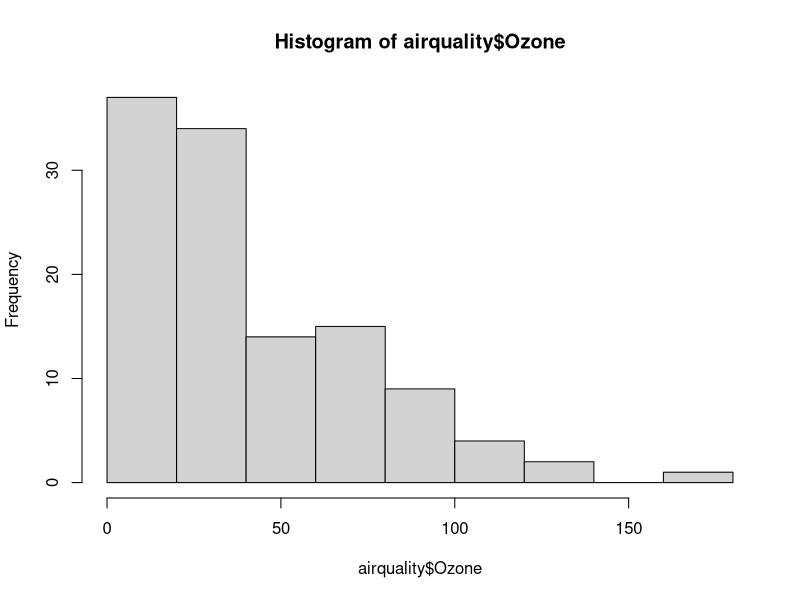
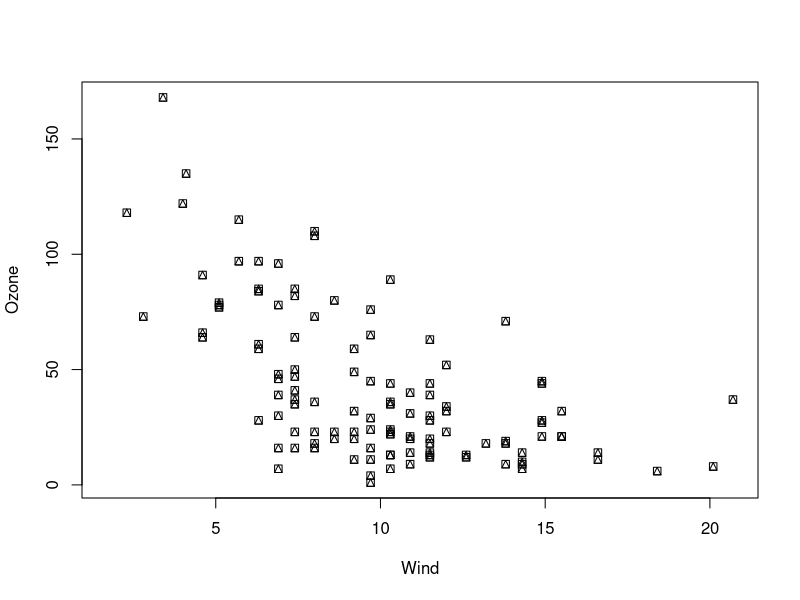
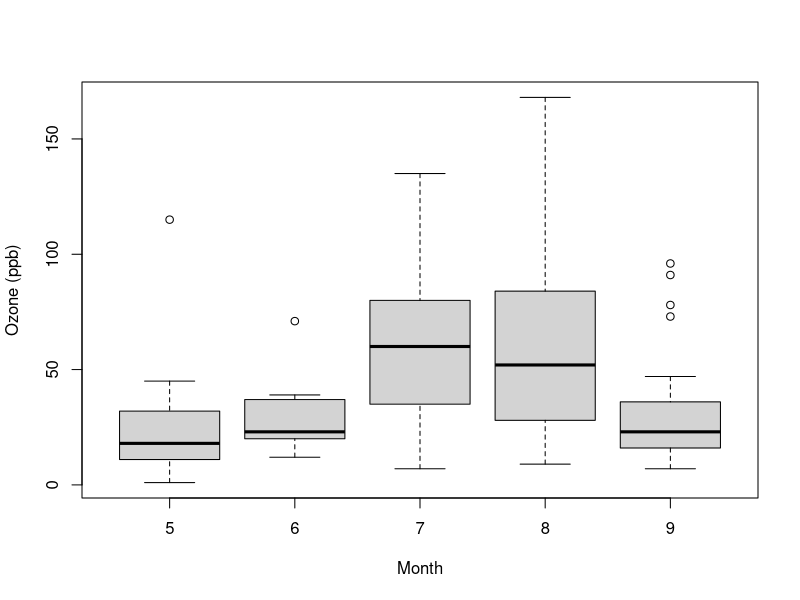
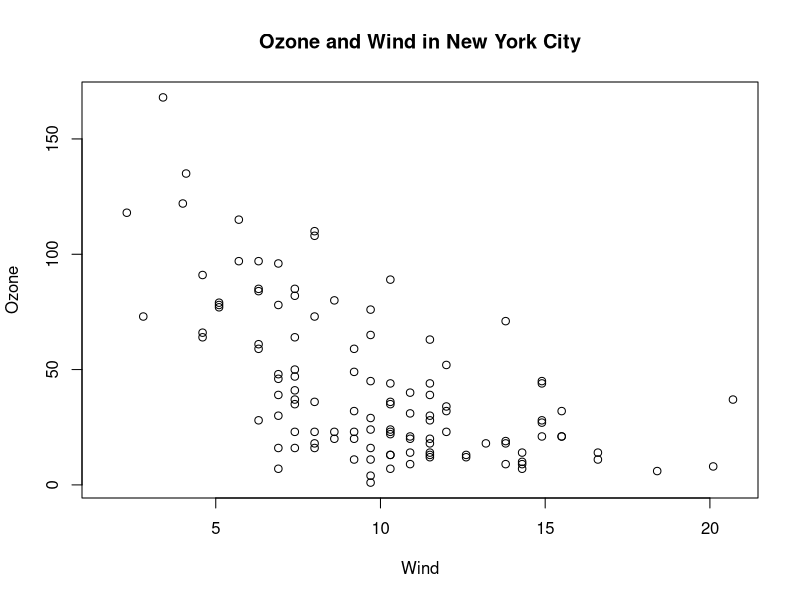
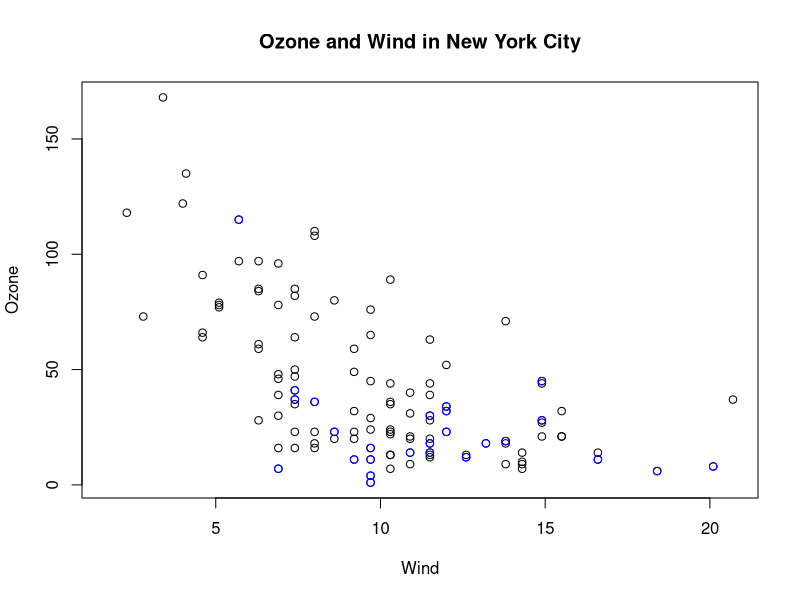
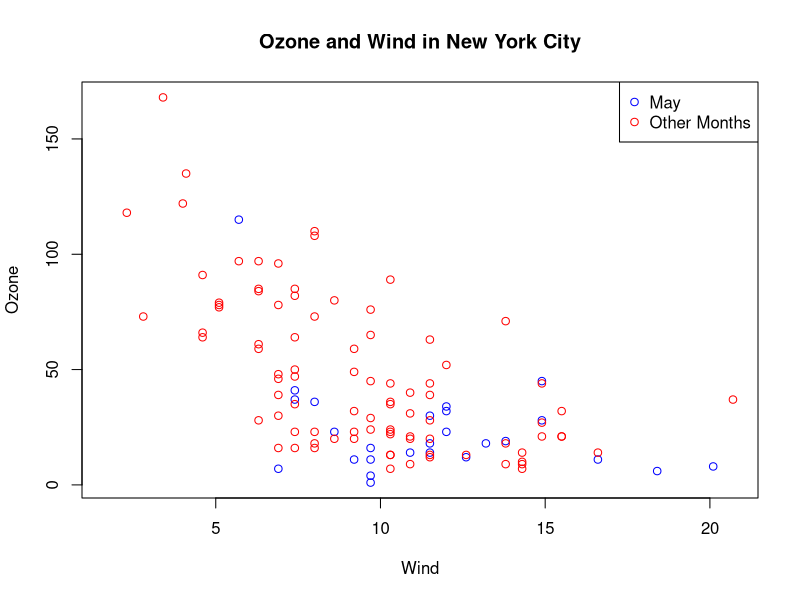
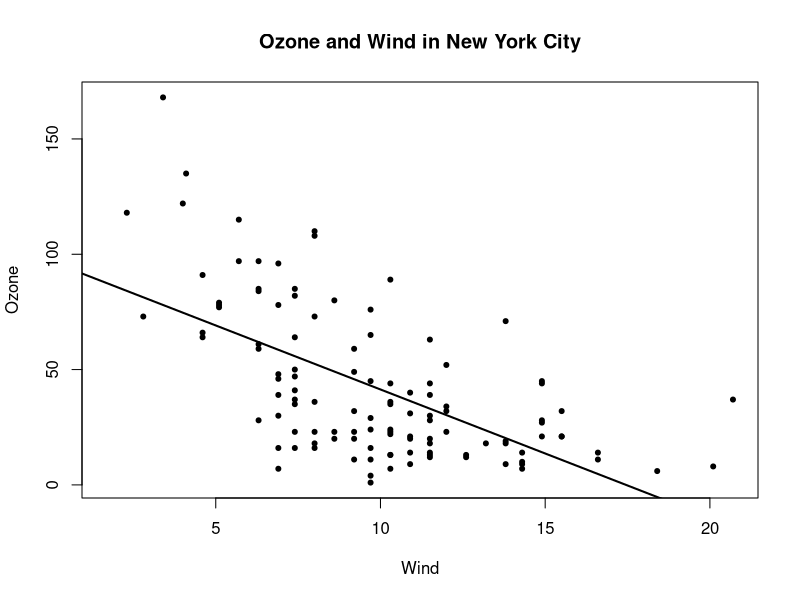
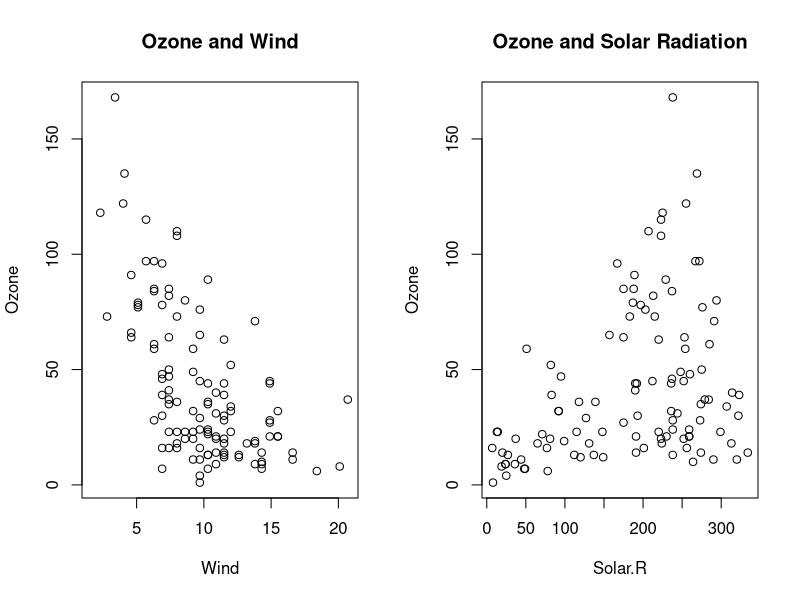

The R source for these figures, in order:
## ---- chunk 1
library(datasets)
hist(airquality$Ozone)  ## Draw a new plot
## ---- chunk 2
library(datasets)
with(airquality, plot(Wind, Ozone, pch = 14))
## ---- chunk 3
library(datasets)
airquality <- transform(airquality, Month = factor(Month))
boxplot(Ozone ~ Month, airquality, xlab = "Month", ylab = "Ozone (ppb)")
## ---- chunk 4
par("lty")
par("col")
par("pch")
## ---- chunk 5
par("bg")
par("mar")
par("mfrow")
## ---- chunk 6
library(datasets)
with(airquality, plot(Wind, Ozone))
title(main = "Ozone and Wind in New York City")  ## Add a title
## ---- chunk 7
with(airquality, plot(Wind, Ozone, main = "Ozone and Wind in New York City"))
with(subset(airquality, Month == 5), points(Wind, Ozone, col = "blue"))
## ---- chunk 8
with(airquality, plot(Wind, Ozone, main = "Ozone and Wind in New York City", type = "n"))
with(subset(airquality, Month == 5), points(Wind, Ozone, col = "blue"))
with(subset(airquality, Month != 5), points(Wind, Ozone, col = "red"))
legend("topright", pch = 1, col = c("blue", "red"), legend = c("May", "Other Months"))
## ---- chunk 9
with(airquality, plot(Wind, Ozone, main = "Ozone and Wind in New York City", pch = 20))
model <- lm(Ozone ~ Wind, airquality)
abline(model, lwd = 2)
## ---- chunk 10
par(mfrow = c(1, 2))
with(airquality, {
	plot(Wind, Ozone, main = "Ozone and Wind")
	plot(Solar.R, Ozone, main = "Ozone and Solar Radiation")
})
## ---- chunk 11
par(mfrow = c(1, 3), mar = c(4, 4, 2, 1), oma = c(0, 0, 2, 0))
with(airquality, {
	plot(Wind, Ozone, main = "Ozone and Wind")
	plot(Solar.R, Ozone, main = "Ozone and Solar Radiation")
	plot(Temp, Ozone, main = "Ozone and Temperature")
	mtext("Ozone and Weather in New York City", outer = TRUE)
})
